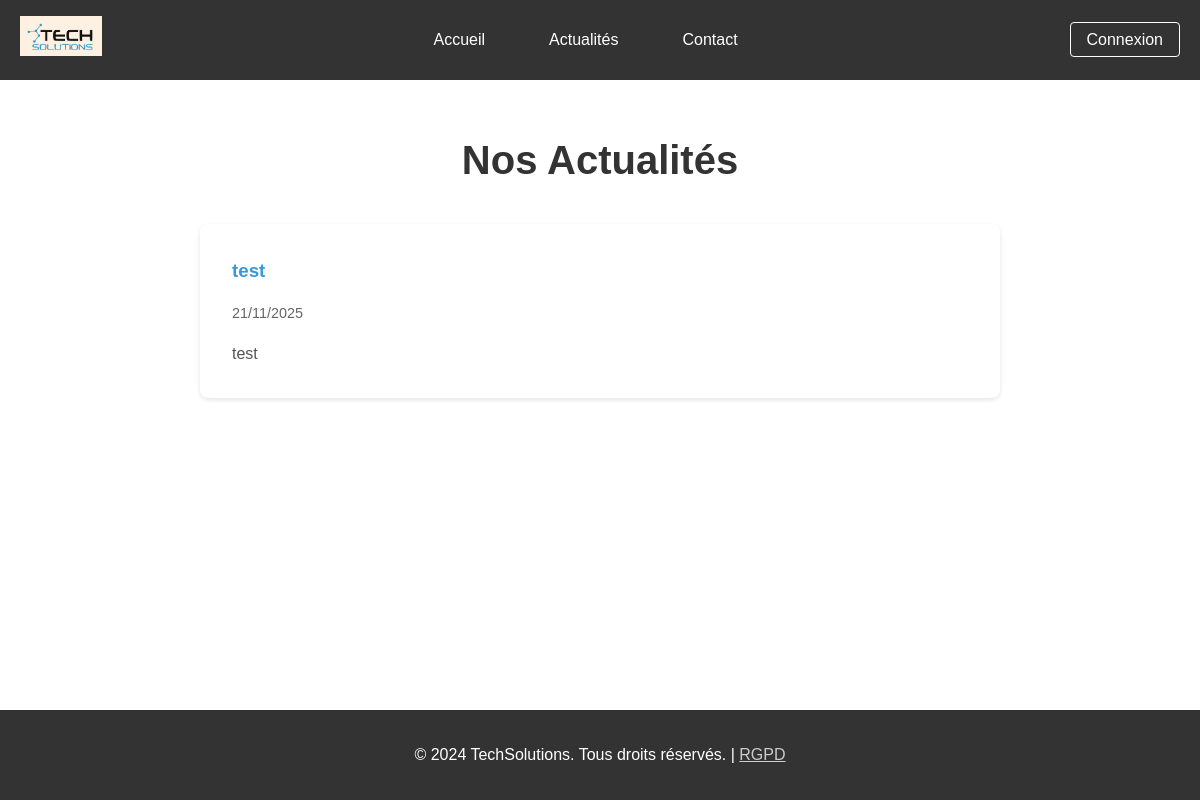
Page /actualites.php on the committed database.
### tables this page shows
CREATE TABLE `actualites` (
  `id` int(11) NOT NULL AUTO_INCREMENT,
  `titre` varchar(200) NOT NULL,
  `contenu` text NOT NULL,
  `date_publication` timestamp NOT NULL DEFAULT current_timestamp(),
  `actif` tinyint(1) DEFAULT 1,
  PRIMARY KEY (`id`)
);

### actualites.php (the view, shortened to what this page needs)
<?php
require_once 'config.php';
try {
    $actualites = $pdo->query("SELECT * FROM actualites WHERE actif = 1 ORDER BY date_publication DESC")->fetchAll();
} catch(Exception $e) {
    $actualites = [];
}
?>
<!DOCTYPE html>
<html lang="fr">
<head>
    <link rel="stylesheet" href="assets/style.css">
</head>
<body>
    <header>
        <div class="container">
            <nav>
                <div class="logo">
                    <a href="index.php"><img src="assets/logo.png" alt="TechSolutions"></a>
                </div>
                <ul class="nav-center">
                    <li><a href="index.php">Accueil</a></li>
                    <li><a href="actualites.php">Actualités</a></li>
                    <li><a href="contact.php">Contact</a></li>
                </ul>
                <div class="nav-right">
                    <a href="admin/login.php" class="login-btn">Connexion</a>
                </div>
            </nav>
        </div>
    </header>
    <section class="section">
        <div class="container">
            <h1>Nos Actualités</h1>
            <div class="actualites-grid">
                <?php if ($actualites): ?>
                    <?php foreach ($actualites as $actu): ?>
                    <div class="actualite-card">
                        <h3><?php echo htmlspecialchars($actu['titre']); ?></h3>
                        <div class="date"><?php echo date('d/m/Y', strtotime($actu['date_publication'])); ?></div>
                        <p><?php echo nl2br(htmlspecialchars($actu['contenu'])); ?></p>
                    </div>
                    <?php endforeach; ?>
                <?php endif; ?>
            </div>
        </div>
    </section>
    <footer>
        <div class="container">
            <p>&copy; 2024 TechSolutions. Tous droits réservés. | <a href="rgpd.php" style="color: #ccc;">RGPD</a></p>
        </div>
    </footer>
</body>
</html>

### assets/style.css (style rules this page uses)
* { margin: 0; padding: 0; box-sizing: border-box; }
body { font-family: Arial, sans-serif; line-height: 1.6; min-height: 100vh; display: flex; flex-direction: column; }
.container { max-width: 1200px; margin: 0 auto; padding: 0 20px; }
header { background: #333; color: white; padding: 1rem 0; }
nav { display: flex; justify-content: space-between; align-items: center; }
.logo img { height: 40px; width: auto; }
.nav-center { list-style: none; display: flex; gap: 2rem; }
.nav-center a { color: white; text-decoration: none; padding: 0.5rem 1rem; }
.login-btn { color: white; text-decoration: none; padding: 0.5rem 1rem; border: 1px solid white; border-radius: 4px; }
.section { padding: 3rem 0; flex: 1; }
.section h1, .section h2 { text-align: center; margin-bottom: 2rem; font-size: 2.5rem; color: #333; }
.actualites-grid { display: grid; gap: 2rem; max-width: 800px; margin: 0 auto; }
.actualite-card { background: white; padding: 2rem; border-radius: 8px; box-shadow: 0 2px 5px rgba(0,0,0,0.1); }
.actualite-card h3 { color: #3498db; margin-bottom: 1rem; }
.actualite-card .date { color: #666; font-size: 0.9rem; margin-bottom: 1rem; }
.actualite-card p { color: #555; }
footer { background: #333; color: white; text-align: center; padding: 2rem 0; margin-top: auto; }
footer a { color: #ccc; }
body { font-family: Arial, sans-serif; }

### actualites.php (style rules this page uses)
body { min-height: 100vh; display: flex; flex-direction: column; }
.section { flex: 1; }
footer { margin-top: auto; }

### rows in the picture
actualites: titre "test", date_publication "21/11/2025", contenu "test"
